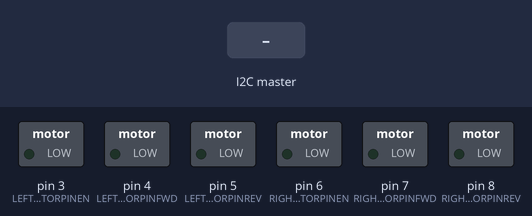
The sketch below on a simulated Arduino Uno, built with avr-gcc and run on an emulated ATmega328P. Parts: switched loads named in the sketch (green lamp = pin HIGH). The test bench sets the inputs (shaded band).

Above: at 1.2 s.
1.3 s: the I2C master sends the byte 1
At 2.5 s:
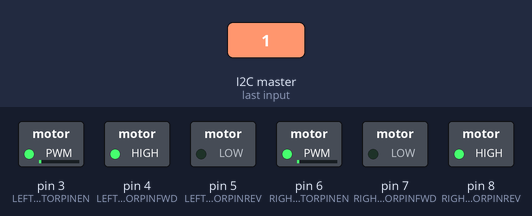
2.8 s: the I2C master sends the byte 0
At 3.7 s:
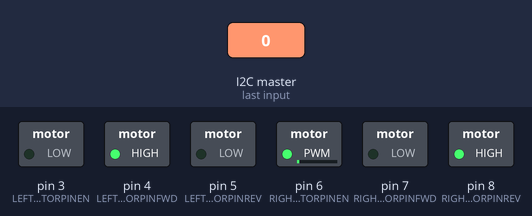
4.3 s: the I2C master sends the byte 90
At 4.8 s:
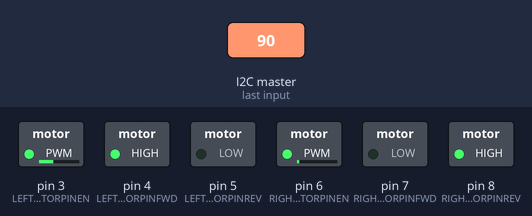
5.8 s: the I2C master sends the byte 200
At 7.0 s:
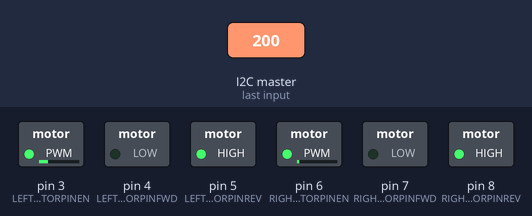
7.3 s: the I2C master sends the byte 0
At 8.3 s:
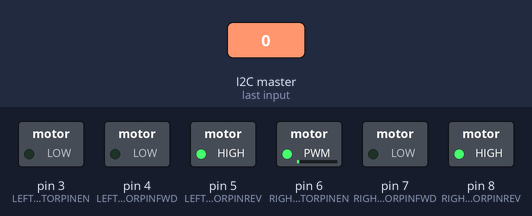
Timing chart, 0 to 9.8 s (numbered marks = the images above; inputs shaded):
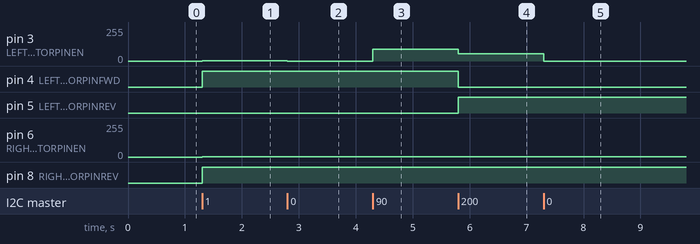

Measured:
- after the input at 1.3 s, pin 3 (LEFTMOTORPINEN), pin 6 (RIGHTMOTORPINEN): 0/255 → 1/255 at once; pin 4 (LEFTMOTORPINFWD), pin 8 (RIGHTMOTORPINREV): LOW → HIGH at once
- after the input at 2.8 s, pin 3 (LEFTMOTORPINEN): 1/255 → 0/255 at once
- after the input at 4.3 s, pin 3 (LEFTMOTORPINEN): 0/255 → 90/255 at once
- after the input at 5.8 s, pin 3 (LEFTMOTORPINEN): 90/255 → 56/255 at once; pin 4 (LEFTMOTORPINFWD): HIGH → LOW at once; pin 5 (LEFTMOTORPINREV): LOW → HIGH at once
- after the input at 7.3 s, pin 3 (LEFTMOTORPINEN): 56/255 → 0/255 at once

The sketch:

Movement.ino
```cpp
//movement
#include <Wire.h>

#define LEFTMOTORPINEN 3//pwm
#define LEFTMOTORPINFWD 4
#define LEFTMOTORPINREV 5

#define RIGHTMOTORPINEN 6//pwm
#define RIGHTMOTORPINFWD 7
#define RIGHTMOTORPINREV 8

#define ADDR 10
char l = 0;//motor speeds
char r = 0;


void setup() {
  // put your setup code here, to run once:
  Wire.begin(ADDR);
  Wire.onReceive(receiveEvent);

  pinMode(LEFTMOTORPINEN, OUTPUT);
  pinMode(RIGHTMOTORPINEN, OUTPUT);

  pinMode(LEFTMOTORPINFWD, OUTPUT);
  pinMode(LEFTMOTORPINREV, OUTPUT);
  pinMode(RIGHTMOTORPINFWD, OUTPUT);
  pinMode(RIGHTMOTORPINREV, OUTPUT);
}

void loop() {
  if(l > 0){
    digitalWrite(LEFTMOTORPINFWD, HIGH);
    digitalWrite(LEFTMOTORPINREV, LOW);
  } else if(l < 0){
    digitalWrite(LEFTMOTORPINFWD, LOW);
    digitalWrite(LEFTMOTORPINREV, HIGH);
  }
  analogWrite(LEFTMOTORPINEN, abs(l));

  if(r > 0){
    digitalWrite(RIGHTMOTORPINFWD, HIGH);
    digitalWrite(RIGHTMOTORPINREV, LOW);
  } else if(r < 0){
    digitalWrite(RIGHTMOTORPINFWD, LOW);
    digitalWrite(RIGHTMOTORPINREV, HIGH);
  }
  analogWrite(RIGHTMOTORPINEN, abs(r));
}

void receiveEvent(int byteCount) {
  l = Wire.read();
  r = Wire.read();
}
```
